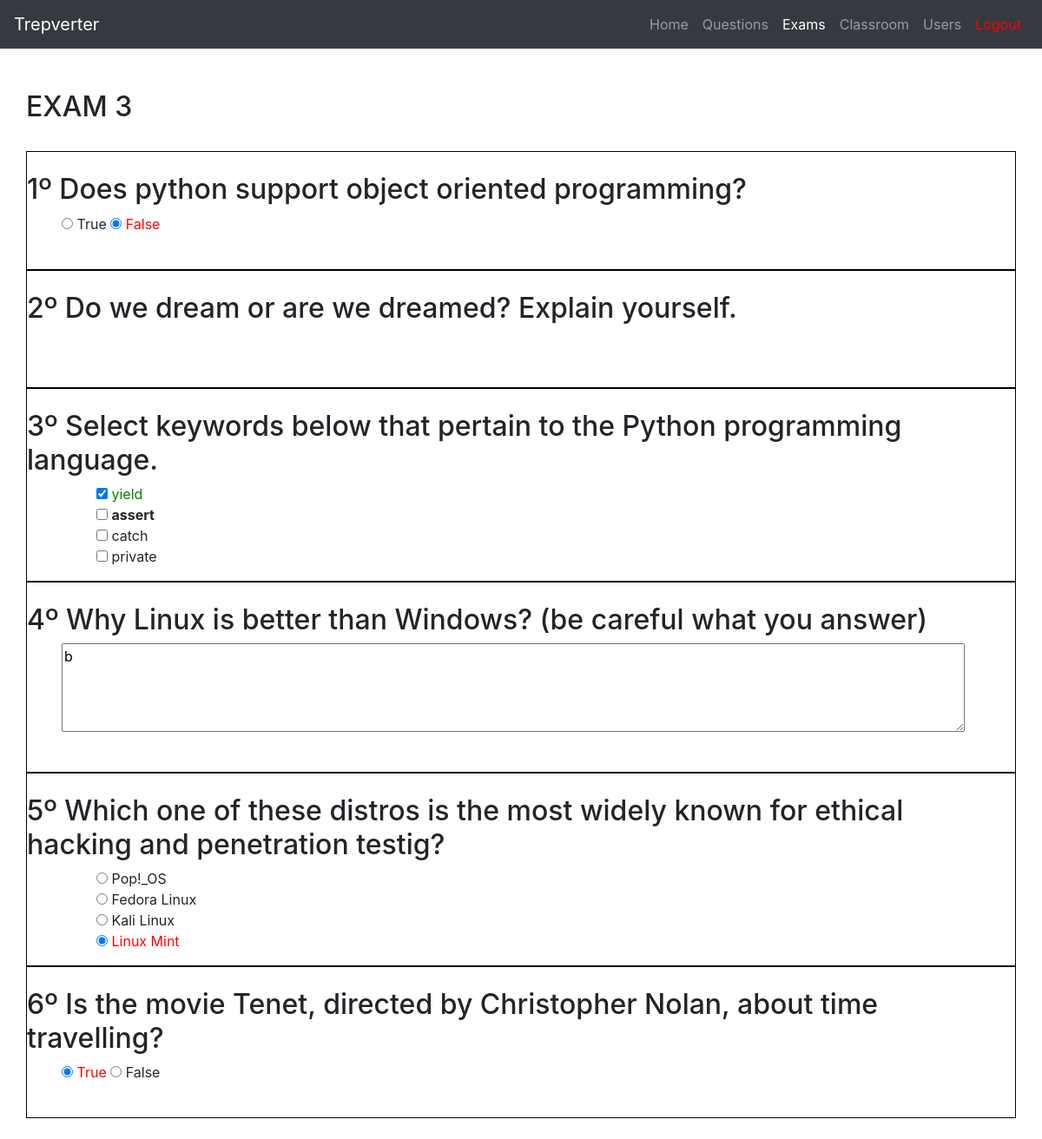
Screenshot of /classes/1/exams/3/done (signed in) with the database file from the repository.
### tables this page shows
CREATE TABLE exam_questions (
	id INTEGER NOT NULL, 
	exam_id INTEGER, 
	question_id INTEGER, 
	PRIMARY KEY (id), 
	FOREIGN KEY(exam_id) REFERENCES exams (id), 
	FOREIGN KEY(question_id) REFERENCES questions (id)
);

CREATE TABLE questions (
	id INTEGER NOT NULL, 
	subject VARCHAR(64) NOT NULL, 
	theme VARCHAR(64) NOT NULL, 
	description VARCHAR NOT NULL, 
	level VARCHAR NOT NULL, 
	answer_type VARCHAR(20) NOT NULL, 
	creation_date DATE NOT NULL, 
	user_id INTEGER, 
	PRIMARY KEY (id), 
	FOREIGN KEY(user_id) REFERENCES users (id)
);

CREATE TABLE "student_answers" (
	"id"	INTEGER NOT NULL,
	"answerr"	VARCHAR NOT NULL,
	"correct"	TEXT,
	"exam_id"	INTEGER,
	"user_id"	INTEGER,
	"question_id"	INTEGER,
	PRIMARY KEY("id"),
	FOREIGN KEY("exam_id") REFERENCES "exams"("id"),
	FOREIGN KEY("user_id") REFERENCES "users"("id"),
	FOREIGN KEY("question_id") REFERENCES "questions"
);

CREATE TABLE answers (
	id INTEGER NOT NULL, 
	answerr VARCHAR NOT NULL, 
	correct INTEGER NOT NULL, 
	question_id INTEGER, 
	PRIMARY KEY (id), 
	FOREIGN KEY(question_id) REFERENCES questions (id)
);

### views/main.py (the view)
@main.route('/classes/<int:student_id>/exams/<int:exam_id>/done', methods=['GET', 'POST', 'PUT', 'DELETE'])
@login_required
@admin_teacher_login_required()
def exams_done(student_id, exam_id):
    from models.entities import Exam, ExamQuestion, StudentAnswer
    from forms import QuestionForm
    form = QuestionForm()
    exam = Exam.show_one(exam_id)
    answers = StudentAnswer.query.all()
    l=[]
    for answer in answers:
        if answer.exam_id == exam_id:
            l.append(answer.answerr)
    l = StudentAnswer.magic(exam_id=exam_id, question_id=answer.question_id)
    print(l)
    exam_questions = ExamQuestion.query.filter_by(exam_id=exam_id).all()
    return render_template('student_exams_done.html', exam_id=exam_id, student_id=student_id, form=form, exam_questions=exam_questions, answers=answers, l=l, StudentAnswer=StudentAnswer)

### app.py (called while the page is built)
@login_manager.user_loader
def load_user(user_id):
    from models.entities import User
    return User.query.get(int(user_id))

### login_required.py (called while the page is built)
def admin_teacher_login_required():
    def decorator(view_func):
        from functools import wraps
        @wraps(view_func)
        def wrapper(*args, **kwargs):
            from flask_login import current_user
            if current_user.is_authenticated and str(current_user.role) == 'Admin' or str(current_user.role) == 'Teacher':
                return view_func(*args, **kwargs)
            else:
                flash("You don't have permission to access this page")
                return redirect(url_for('main.index'))
        return wrapper
    return decorator

### models/entities.py (called while the page is built)
    def __repr__(self):
        return f'{self.name}'

    @staticmethod
    def show_one(exam_id):
        x = Exam.query.get(int(exam_id))
        return Exam.query.get(int(exam_id))

    def magic(exam_id, question_id):
        answers = StudentAnswer.query.all()
        l = {}
        for answer in answers:
            if answer.exam_id == exam_id and  answer.question_id == question_id:
                key = answer.answerr
                l[key] = answer.correct
        return l

### templates/student_exams_done.html (shortened to what this page needs)
{% import "bootstrap/wtf.html" as wtf %}
<!DOCTYPE html>
<html lang="en">
<head>
  <link rel="stylesheet" href="https://maxcdn.bootstrapcdn.com/bootstrap/4.0.0/css/bootstrap.min.css">
</head>
<body>
  <nav class="navbar navbar-expand-lg navbar-dark bg-dark">
    <a class="navbar-brand" href="#">Trepverter</a>
    <div class="collapse navbar-collapse" id="navbarNav">
      <ul class="navbar-nav ml-auto">
        <li class="nav-item">
          <a class="nav-link" href="{{url_for('main.index')}}">Home</a>
        </li>
        <li class="nav-item">
            <a class="nav-link" href="{{url_for('main.questions')}}">Questions</a>
          </li>
        <li class="nav-item active">
          <a class="nav-link" href="{{url_for('main.exams')}}">Exams</a>
        </li>
        <li class="nav-item">
          <a class="nav-link" href="{{url_for('main.classes')}}">Classroom</a>
        </li>
        <li class="nav-item">
            <a class="nav-link" href="{{url_for('main.users')}}">Users</a>
          </li>
        <li class="nav-item">
          <a class="nav-link" style = "color: red" href="{{url_for('auth.logout')}}">Logout</a>
        </li>
      </ul>
    </div>
  </nav>
  <div class="container mt-5">
    <div class="row">
      <div class="col-md-16">
        <h2>EXAM {{ exam_id }}</h2>
          <h4></h4><br>
          <form method="POST" action="{{ url_for('main.exams_start', exam_id=exam_id) }}">
            {% for exam_question in exam_questions %}
            <div style="border: solid black 1px;">
              <br>
              <h2>{{ loop.index }}º {{ exam_question.question_rel.description }}</h2>
              <ul>
                {% if exam_question.question_rel.answer_type == 'op' %}
                    {% for answer in answers %}
                        {% if answer.question_id  == exam_question.question_id and answer.exam_id == exam_id %}
                        <textarea style="width: 1040px;" name="open_answer {{ exam_question.id }}" rows="4" cols="50">{{ answer.answerr }} </textarea>
                        {% endif %}
                    {% endfor %}
                  <br><br>
                {% else %}
                    {% for answer in exam_question.question_rel.answers %}
                        {% if exam_question.question_rel.answer_type == 'tf' %}
                            {% for a in answers %}
                                {% if a.question_id == exam_question.question_id and a.exam_id == exam_id %}
                                    {% if a.answerr == 'true' %}
                                        {% if a.correct == 'true' %}
                                            <input type="radio" name="answer {{ exam_question.id }}" value="true" checked> <span style="color: green">True</span>
                                            <input type="radio" name="answer {{ exam_question.id }}" value="false"> False
                                            <br><br>
                                        {% else %}
                                            <input type="radio" name="answer {{ exam_question.id }}" value="true" checked> <span style="color: red">True</span>
                                            <input type="radio" name="answer {{ exam_question.id }}" value="false"> False
                                            <br><br>
                                        {% endif %}
                                    {% else %}
                                       {% if a.correct == 'true' %}
                                       <input type="radio" name="answer {{ exam_question.id }}" value="false"> True
                                            <input type="radio" name="answer {{ exam_question.id }}" value="true" checked> <span style="color: green">False</span>
                                            <br><br>
                                        {% else %}
                                        <input type="radio" name="answer {{ exam_question.id }}" value="false"> True
                                            <input type="radio" name="answer {{ exam_question.id }}" value="true" checked> <span style="color: red">False</span>
                                            <br><br>
                                        {% endif %}
                                    {% endif %}
                                {% endif %}
                            {% endfor %}
                            {% elif exam_question.question_rel.answer_type == 'mc' %}
                                {% if answer.correct == True %}
                                        {% if answer.answerr in l %}
                                            {% if l[answer.answerr] == 'true' %}
                                            <ul>
                                                <input type="checkbox" name="multiple_right_answer" value="{{ answer.answerr }}" checked> <span style="color: green"> {{ answer.answerr }}</span>
                                            </ul>
                                            {% else %}
                                                <ul>
                                                    <input type="checkbox" name="multiple_right_answer" value="{{ answer.answerr }}" checked> <span style="color: red"> {{ answer.answerr }}</span>
                                                </ul>
                                            {% endif %}
                                        {% else %}
                                            <ul>
                                                <input type="checkbox" name="multiple_right_answer" value="{{ answer.answerr }}"> <b>{{ answer.answerr }}</b>
                                            </ul>
                                        {% endif %}
                                {% else %}
                                    {% if answer.answerr in l %}
                                        <ul>
                                            <input type="checkbox" name="multiple_right_answer" value="{{ answer.answerr }}" checked> <span style="color: red"> {{ answer.answerr }}</span>
                                        </ul>
                                    {% else %}
                                        <ul>
                                            <input type="checkbox" name="multiple_right_answer" value="{{ answer.answerr }}"> {{ answer.answerr }}
                                        </ul>
                                    {% endif %}
                                {% endif %}
                            {% else %}
                            {% for a in answers %}
                                {% if a.question_id == exam_question.question_id and a.exam_id == exam_id %}
                                    {% if a.answerr == answer.answerr %}
                                        {% if a.correct == 'true' %}
                                            <ul>
                                                <input class="radio-color" type="radio" name="answer{{ exam_question.id }}" value="{{ answer.answerr }}" checked> <span style="color: green">{{ answer.answerr }}</span>
                                            </ul>
                                        {% else %}
                                            <ul>
                                                <input class="radio-color" type="radio" name="answer{{ exam_question.id }}" value="{{ answer.answerr }}" checked> <span style="color: red">{{ answer.answerr }}</span>
                                            </ul>
                                        {% endif %}
                                    {% else %}
                                    <ul>
                                        <input type="radio" name="answer{{ exam_question.id }}" value="{{ answer.answerr }}"> {{ answer.answerr }}
                                    </ul>
                                    {% endif %}
                                {% endif %}
                            {% endfor %}
                            {% endif %}
                        {% endfor %}
                        {% endif %}
              </ul>
            </div>
            {% endfor %}
              <br>
            </form>

### rows the page displays
exam_questions: question_rel.description "Does python support object oriented programming?"
exam_questions: question_rel.description "Do we dream or are we dreamed? Explain yourself."
exam_questions: question_rel.description "Select keywords below that pertain to the Python programming language."
answers: answerr "yield"
answers: answerr "assert"
answers: answerr "catch"
answers: answerr "private"
exam_questions: question_rel.description "Why Linux is better than Windows? (be careful what you answer)", id "b"
exam_questions: question_rel.description "Which one of these distros is the most widely known for ethical hacking and penetration testig?"
answers: answerr "Pop!_OS"
answers: answerr "Fedora Linux"
answers: answerr "Kali Linux"
answers: answerr "Linux Mint"
exam_questions: question_rel.description "Is the movie Tenet, directed by Christopher Nolan, about time travelling?"

### other values shown
{{ exam_id }} "3"
